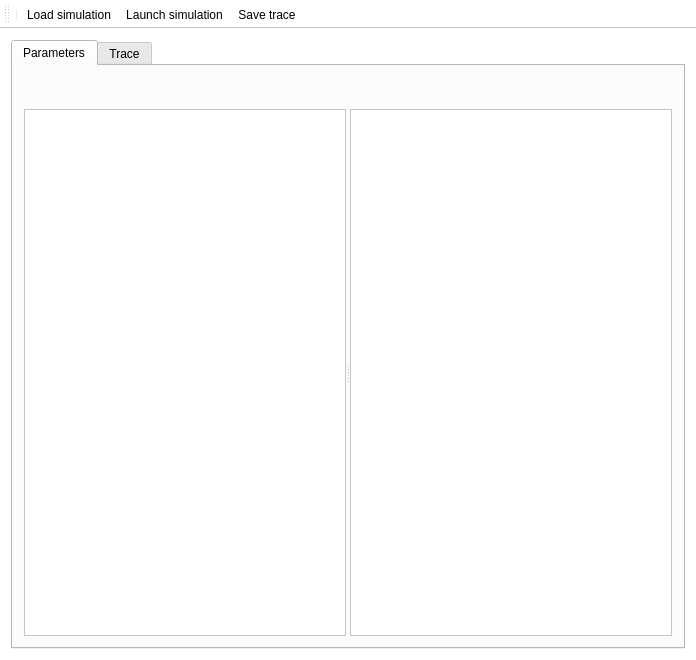
<?xml version="1.0" encoding="UTF-8"?>
<ui version="4.0">
 <class>MainWindow</class>
 <widget class="QMainWindow" name="MainWindow">
  <property name="geometry">
   <rect>
    <x>0</x>
    <y>0</y>
    <width>696</width>
    <height>660</height>
   </rect>
  </property>
  <property name="palette">
   <palette>
    <active>
     <colorrole role="Window">
      <brush brushstyle="SolidPattern">
       <color alpha="255">
        <red>255</red>
        <green>255</green>
        <blue>255</blue>
       </color>
      </brush>
     </colorrole>
    </active>
    <inactive>
     <colorrole role="Window">
      <brush brushstyle="SolidPattern">
       <color alpha="255">
        <red>255</red>
        <green>255</green>
        <blue>255</blue>
       </color>
      </brush>
     </colorrole>
    </inactive>
    <disabled>
     <colorrole role="Window">
      <brush brushstyle="SolidPattern">
       <color alpha="255">
        <red>255</red>
        <green>255</green>
        <blue>255</blue>
       </color>
      </brush>
     </colorrole>
    </disabled>
   </palette>
  </property>
  <property name="windowTitle">
   <string>MainWindow</string>
  </property>
  <widget class="QWidget" name="centralWidget">
   <layout class="QVBoxLayout" name="verticalLayout">
    <item>
     <widget class="QTabWidget" name="tabWidget">
      <property name="currentIndex">
       <number>0</number>
      </property>
      <widget class="QWidget" name="parametersTab">
       <attribute name="title">
        <string>Parameters</string>
       </attribute>
       <layout class="QVBoxLayout" name="verticalLayout_3" stretch="1,20">
        <property name="sizeConstraint">
         <enum>QLayout::SetDefaultConstraint</enum>
        </property>
        <item>
         <widget class="QLabel" name="pathLabel">
          <property name="text">
           <string/>
          </property>
         </widget>
        </item>
        <item>
         <widget class="QSplitter" name="splitter">
          <property name="orientation">
           <enum>Qt::Horizontal</enum>
          </property>
          <widget class="QTableView" name="parametersTableView"/>
          <widget class="QTableView" name="meteoTableView"/>
         </widget>
        </item>
       </layout>
      </widget>
      <widget class="QWidget" name="tab_2">
       <attribute name="title">
        <string>Trace</string>
       </attribute>
       <layout class="QHBoxLayout" name="horizontalLayout_4">
        <item>
         <layout class="QVBoxLayout" name="verticalLayout_2">
          <property name="spacing">
           <number>0</number>
          </property>
          <item>
           <layout class="QHBoxLayout" name="horizontalLayout">
            <item>
             <widget class="QPushButton" name="pushButton">
              <property name="minimumSize">
               <size>
                <width>80</width>
                <height>0</height>
               </size>
              </property>
              <property name="maximumSize">
               <size>
                <width>40</width>
                <height>16777215</height>
               </size>
              </property>
              <property name="text">
               <string>Save to csv</string>
              </property>
             </widget>
            </item>
            <item>
             <widget class="QLabel" name="label">
              <property name="text">
               <string>Date</string>
              </property>
              <property name="alignment">
               <set>Qt::AlignCenter</set>
              </property>
             </widget>
            </item>
            <item>
             <widget class="QLabel" name="label_4">
              <property name="text">
               <string>Model</string>
              </property>
              <property name="alignment">
               <set>Qt::AlignCenter</set>
              </property>
             </widget>
            </item>
            <item>
             <widget class="QLabel" name="label_2">
              <property name="text">
               <string>Variable</string>
              </property>
              <property name="alignment">
               <set>Qt::AlignCenter</set>
              </property>
             </widget>
            </item>
            <item>
             <widget class="QLabel" name="label_3">
              <property name="text">
               <string>Phase</string>
              </property>
              <property name="alignment">
               <set>Qt::AlignCenter</set>
              </property>
             </widget>
            </item>
           </layout>
          </item>
          <item>
           <layout class="QHBoxLayout" name="horizontalLayout_3">
            <property name="bottomMargin">
             <number>8</number>
            </property>
            <item>
             <widget class="QCheckBox" name="checkBox">
              <property name="minimumSize">
               <size>
                <width>80</width>
                <height>0</height>
               </size>
              </property>
              <property name="text">
               <string>Filter null val</string>
              </property>
             </widget>
            </item>
            <item>
             <widget class="QLineEdit" name="lineEdit">
              <property name="inputMask">
               <string/>
              </property>
             </widget>
            </item>
            <item>
             <widget class="QLineEdit" name="lineEdit_2"/>
            </item>
            <item>
             <widget class="QLineEdit" name="lineEdit_3"/>
            </item>
            <item>
             <widget class="QLineEdit" name="lineEdit_4"/>
            </item>
           </layout>
          </item>
          <item>
           <widget class="QTableView" name="tableView">
            <property name="autoScroll">
             <bool>false</bool>
            </property>
            <property name="alternatingRowColors">
             <bool>true</bool>
            </property>
           </widget>
          </item>
         </layout>
        </item>
       </layout>
      </widget>
     </widget>
    </item>
   </layout>
  </widget>
  <widget class="QToolBar" name="toolBar">
   <property name="windowTitle">
    <string>toolBar</string>
   </property>
   <attribute name="toolBarArea">
    <enum>TopToolBarArea</enum>
   </attribute>
   <attribute name="toolBarBreak">
    <bool>false</bool>
   </attribute>
   <addaction name="separator"/>
   <addaction name="actionLoad_simulation"/>
   <addaction name="actionLaunch_simulation"/>
   <addaction name="actionSave_trace"/>
  </widget>
  <action name="actionLaunch_simulation">
   <property name="text">
    <string>Launch simulation</string>
   </property>
  </action>
  <action name="actionLoad_simulation">
   <property name="text">
    <string>Load simulation</string>
   </property>
  </action>
  <action name="actionSave_trace">
   <property name="text">
    <string>Save trace</string>
   </property>
  </action>
 </widget>
 <layoutdefault spacing="6" margin="11"/>
 <resources/>
 <connections/>
</ui>
